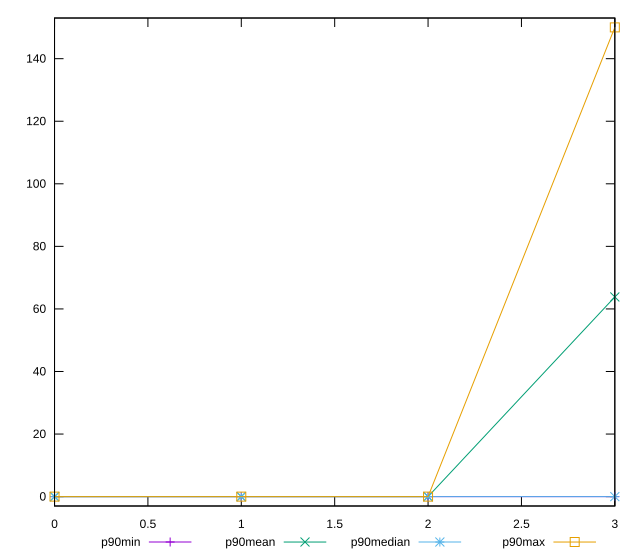

This chart was generated by the following gnuplot code:
reset

$p90Min <<EOF
0 0
1 0
2 0
3 0
EOF

$p90Mean <<EOF
0 0
1 0
2 0
3 63.829787234042556
EOF

$p90Median <<EOF
0 0
1 0
2 0
3 0
EOF

$p90Max <<EOF
0 0
1 0
2 0
3 150
EOF

set key outside below
set xrange [0:3]
set yrange [-3:153]
set trange [-3:153]
set terminal svg size 640, 560 enhanced background rgb 'white'
set output "report/report_00029_2021-02-24T13-36-40.390Z/legacy-javascript/progression/value.svg"

plot $p90Min title "p90min" with linespoints, \
     $p90Mean title "p90mean" with linespoints, \
     $p90Median title "p90median" with linespoints, \
     $p90Max title "p90max" with linespoints

reset
